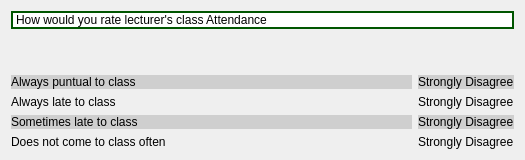
                        <widget class="QWidget" name="page_6">
                         <layout class="QVBoxLayout" name="verticalLayout_36">
                          <item>
                           <widget class="QLabel" name="label_42">
                            <property name="sizePolicy">
                             <sizepolicy hsizetype="MinimumExpanding" vsizetype="MinimumExpanding">
                              <horstretch>0</horstretch>
                              <verstretch>0</verstretch>
                             </sizepolicy>
                            </property>
                            <property name="minimumSize">
                             <size>
                              <width>0</width>
                              <height>0</height>
                             </size>
                            </property>
                            <property name="styleSheet">
                             <string notr="true">background-color: rgb(255, 255, 255);
color: rgb(0, 0, 0);
border: 2px solid rgb(0, 85, 0);</string>
                            </property>
                            <property name="text">
                             <string>How would you rate lecturer's class Attendance</string>
                            </property>
                           </widget>
                          </item>
                          <item>
                           <spacer name="verticalSpacer_18">
                            <property name="orientation">
                             <enum>Qt::Vertical</enum>
                            </property>
                            <property name="sizeHint" stdset="0">
                             <size>
                              <width>20</width>
                              <height>40</height>
                             </size>
                            </property>
                           </spacer>
                          </item>
                          <item>
                           <layout class="QGridLayout" name="gridLayout_5">
                            <item row="3" column="1" alignment="Qt::AlignHCenter">
                             <widget class="QLabel" name="label_51">
                              <property name="text">
                               <string>Strongly Disagree</string>
                              </property>
                             </widget>
                            </item>
                            <item row="2" column="0">
                             <widget class="QLabel" name="label_44">
                              <property name="styleSheet">
                               <string notr="true">background-color: rgb(207, 207, 207);</string>
                              </property>
                              <property name="text">
                               <string>Sometimes late to class</string>
                              </property>
                             </widget>
                            </item>
                            <item row="1" column="0">
                             <widget class="QLabel" name="label_45">
                              <property name="text">
                               <string>Always late to class                                                                                         </string>
                              </property>
                             </widget>
                            </item>
                            <item row="2" column="1" alignment="Qt::AlignHCenter">
                             <widget class="QLabel" name="label_46">
                              <property name="styleSheet">
                               <string notr="true">background-color: rgb(207, 207, 207);</string>
                              </property>
                              <property name="text">
                               <string>Strongly Disagree</string>
                              </property>
                             </widget>
                            </item>
                            <item row="1" column="1" alignment="Qt::AlignHCenter">
                             <widget class="QLabel" name="label_47">
                              <property name="text">
                               <string>Strongly Disagree</string>
                              </property>
                             </widget>
                            </item>
                            <item row="3" column="0">
                             <widget class="QLabel" name="label_50">
                              <property name="text">
                               <string>Does not come to class often</string>
                              </property>
                             </widget>
                            </item>
                            <item row="0" column="1" alignment="Qt::AlignHCenter">
                             <widget class="QLabel" name="label_48">
                              <property name="styleSheet">
                               <string notr="true">background-color: rgb(207, 207, 207);</string>
                              </property>
                              <property name="text">
                               <string>Strongly Disagree</string>
                              </property>
                             </widget>
                            </item>
                            <item row="0" column="0">
                             <widget class="QLabel" name="label_49">
                              <property name="styleSheet">
                               <string notr="true">background-color: rgb(207, 207, 207);</string>
                              </property>
                              <property name="text">
                               <string>Always puntual to class</string>
                              </property>
                             </widget>
                            </item>
                           </layout>
                          </item>
                         </layout>
                        </widget>
